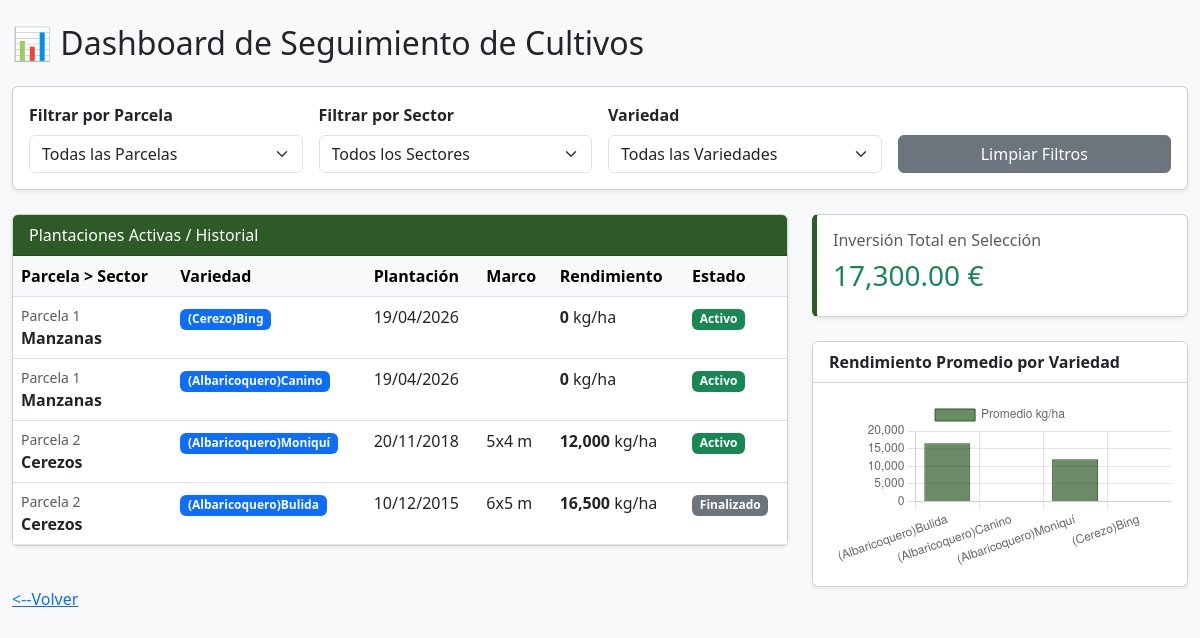
/Dashboard/dashboard_cultivos.php, run on the app's committed database.
### tables this page shows
CREATE TABLE `historial_cultivos` (
  `id` int(11) NOT NULL,
  `sector_id` int(11) NOT NULL,
  `variedad_id` int(11) NOT NULL,
  `fecha_plantacion` date NOT NULL,
  `fecha_arrancada` date DEFAULT NULL,
  `marco_plantacion` varchar(20) DEFAULT NULL,
  `numero_arboles_plantados` int(11) DEFAULT NULL,
  `arboles_fallados` int(11) DEFAULT 0,
  `origen_material` varchar(100) DEFAULT NULL,
  `sistema_formacion` varchar(50) DEFAULT NULL,
  `inversion_inicial` decimal(12,2) DEFAULT NULL,
  `rendimiento_kg_ha` decimal(10,2) DEFAULT NULL,
  `observaciones` text DEFAULT NULL
);

CREATE TABLE `parcelas` (
  `id` int(11) NOT NULL,
  `codigo` varchar(20) NOT NULL,
  `nombre` varchar(100) NOT NULL,
  `coordenadas_geojson` text NOT NULL,
  `superficie_total_ha` decimal(10,4) NOT NULL,
  `superficie_efectiva_ha` decimal(10,4) GENERATED ALWAYS AS (case when `infraestructuras` is null then `superficie_total_ha` else `superficie_total_ha` * 0.95 end) STORED,
  `tipo_suelo_id` int(11) DEFAULT NULL,
  `ph` decimal(3,1) DEFAULT NULL,
  `materia_organica` decimal(4,2) DEFAULT NULL,
  `pendiente` decimal(4,2) DEFAULT NULL,
  `orientacion` varchar(20) DEFAULT NULL,
  `infraestructuras` text DEFAULT NULL,
  `activa` tinyint(1) DEFAULT 1,
  `fecha_alta` timestamp NOT NULL DEFAULT current_timestamp()
);

CREATE TABLE `sectores_cultivo` (
  `id` int(11) NOT NULL,
  `parcela_id` int(11) DEFAULT NULL,
  `codigo` varchar(20) NOT NULL,
  `nombre` varchar(100) NOT NULL,
  `coordenadas_geojson` text DEFAULT NULL,
  `superficie_efectiva_ha` decimal(10,4) DEFAULT NULL,
  `fecha_creacion` date DEFAULT NULL,
  `activo` tinyint(1) DEFAULT 1
);

CREATE TABLE `variedades` (
  `id` int(11) NOT NULL,
  `cultivo_id` int(11) NOT NULL,
  `nombre` varchar(100) NOT NULL,
  `descripcion` text DEFAULT NULL,
  `necesidades_hidricas` varchar(50) DEFAULT NULL,
  `horas_frio` int(11) DEFAULT NULL,
  `resistencia_malezas` varchar(50) DEFAULT NULL,
  `productividad_media_kg_ha` decimal(8,2) DEFAULT NULL
);

### Dashboard/dashboard_cultivos.php (the view, shortened to what this page needs)
<?php
require '../db.php';
$where = " WHERE 1=1 ";
$params = [];
$sql = "SELECT h.*, s.nombre as sector_nombre, p.nombre as parcela_nombre, v.nombre as variedad_nombre
        FROM historial_cultivos h
        JOIN sectores_cultivo s ON h.sector_id = s.id
        JOIN parcelas p ON s.parcela_id = p.id
        JOIN variedades v ON h.variedad_id = v.id
        $where
        ORDER BY h.fecha_plantacion DESC";
$stmt = $pdo->prepare($sql);
$stmt->execute($params);
$historial = $stmt->fetchAll(PDO::FETCH_ASSOC);
$grafico_data = $pdo->query("SELECT v.nombre, AVG(h.rendimiento_kg_ha) as promedio
                             FROM historial_cultivos h
                             JOIN variedades v ON h.variedad_id = v.id
                             GROUP BY v.nombre")->fetchAll(PDO::FETCH_ASSOC);
?>
<!DOCTYPE html>
<html lang="es">
<head>
    <link href="https://cdn.jsdelivr.net/npm/bootstrap@5.3.0/dist/css/bootstrap.min.css" rel="stylesheet">
</head>
<body class="bg-light">
<div class="container-fluid py-4">
    <h2 class="mb-4">📊 Dashboard de Seguimiento de Cultivos</h2>
    <div class="card shadow-sm mb-4">
        <div class="card-body">
            <form method="GET" class="row g-3">
                <div class="col-md-3">
                    <label class="form-label fw-bold">Filtrar por Parcela</label>
                    <select name="parcela_id" class="form-select" onchange="this.form.submit()">
                        <option value="">Todas las Parcelas</option>
                    </select>
                </div>
                <div class="col-md-3">
                    <label class="form-label fw-bold">Filtrar por Sector</label>
                    <select name="sector_id" class="form-select" onchange="this.form.submit()">
                        <option value="">Todos los Sectores</option>
                    </select>
                </div>
                <div class="col-md-3">
                    <label class="form-label fw-bold">Variedad</label>
                    <select name="variedad_id" class="form-select" onchange="this.form.submit()">
                        <option value="">Todas las Variedades</option>
                    </select>
                </div>
                <div class="col-md-3 d-flex align-items-end">
                    <a href="dashboard_cultivos.php" class="btn btn-secondary w-100">Limpiar Filtros</a>
                </div>
            </form>
        </div>
    </div>
    <div class="row">
        <div class="col-lg-8">
            <div class="card shadow-sm mb-4">
                <div class="card-header bg-agri">Plantaciones Activas / Historial</div>
                <div class="table-responsive">
                    <table class="table table-hover mb-0">
                        <thead class="table-light">
                            <tr>
                                <th>Parcela > Sector</th>
                                <th>Variedad</th>
                                <th>Plantación</th>
                                <th>Marco</th>
                                <th>Rendimiento</th>
                                <th>Estado</th>
                            </tr>
                        </thead>
                        <tbody>
                            <?php foreach($historial as $h): ?>
                            <tr>
                                <td>
                                    <small class="text-muted d-block"><?= $h['parcela_nombre'] ?></small>
                                    <strong><?= $h['sector_nombre'] ?></strong>
                                </td>
                                <td><span class="badge bg-primary"><?= $h['variedad_nombre'] ?></span></td>
                                <td><?= date('d/m/Y', strtotime($h['fecha_plantacion'])) ?></td>
                                <td><?= $h['marco_plantacion'] ?></td>
                                <td><strong><?= number_format($h['rendimiento_kg_ha'], 0) ?></strong> kg/ha</td>
                                <td>
                                    <?php if($h['fecha_arrancada']): ?>
                                        <span class="badge bg-secondary">Finalizado</span>
                                    <?php else: ?>
                                        <span class="badge bg-success">Activo</span>
                                    <?php endif; ?>
                                </td>
                            </tr>
                            <?php endforeach; ?>
                        </tbody>
                    </table>
                </div>
            </div>
        </div>
        <div class="col-lg-4">
            <div class="card shadow-sm mb-4 card-stats">
                <div class="card-body">
                    <h6 class="text-muted">Inversión Total en Selección</h6>
                    <h3 class="text-success">
                        <?php
                        $total_inv = array_sum(array_column($historial, 'inversion_inicial'));
                        echo number_format($total_inv, 2) . " €";
                        ?>
                    </h3>
                </div>
            </div>
            <div class="card shadow-sm">
                <div class="card-header bg-white fw-bold">Rendimiento Promedio por Variedad</div>
                <div class="card-body">
                    <canvas id="chartRendimiento"></canvas>
                </div>
            </div>
        </div>
    </div>
    <a href="index.php"><--Volver</a>
</div>
<script>
// Configuración del Gráfico
const ctx = document.getElementById('chartRendimiento').getContext('2d');
new Chart(ctx, {
    type: 'bar',
    data: {
        labels: <?= json_encode(array_column($grafico_data, 'nombre')) ?>,
        datasets: [{
            label: 'Promedio kg/ha',
            data: <?= json_encode(array_column($grafico_data, 'promedio')) ?>,
            backgroundColor: 'rgba(45, 90, 39, 0.7)',
            borderColor: '#2d5a27',
            borderWidth: 1
        }]
    },
    options: {
        responsive: true,
        scales: { y: { beginAtZero: true } }
    }
});
</script>
</body>
</html>

### Dashboard/dashboard_cultivos.php (style rules this page uses)
.card-stats { border-left: 5px solid #2d5a27; }
.bg-agri { background: #2d5a27; color: white; }

### data on the page
historial_cultivos: parcelas.nombre "Parcela 1", sector.nombre "Manzanas", variedad.nombre "(Cerezo)Bing", fecha_plantacion "19/04/2026", rendimiento_kg_ha "0", shows "Activo"
historial_cultivos: parcelas.nombre "Parcela 1", sector.nombre "Manzanas", variedad.nombre "(Albaricoquero)Canino", fecha_plantacion "19/04/2026", rendimiento_kg_ha "0", shows "Activo"
historial_cultivos: parcelas.nombre "Parcela 2", sector.nombre "Cerezos", variedad.nombre "(Albaricoquero)Moniquí", fecha_plantacion "20/11/2018", marco_plantacion "5x4 m", rendimiento_kg_ha "12,000", shows "Activo"
historial_cultivos: parcelas.nombre "Parcela 2", sector.nombre "Cerezos", variedad.nombre "(Albaricoquero)Bulida", fecha_plantacion "10/12/2015", marco_plantacion "6x5 m", rendimiento_kg_ha "16,500", fecha_arrancada "Finalizado"

### other printed values
$total_inv "17,300.00"
